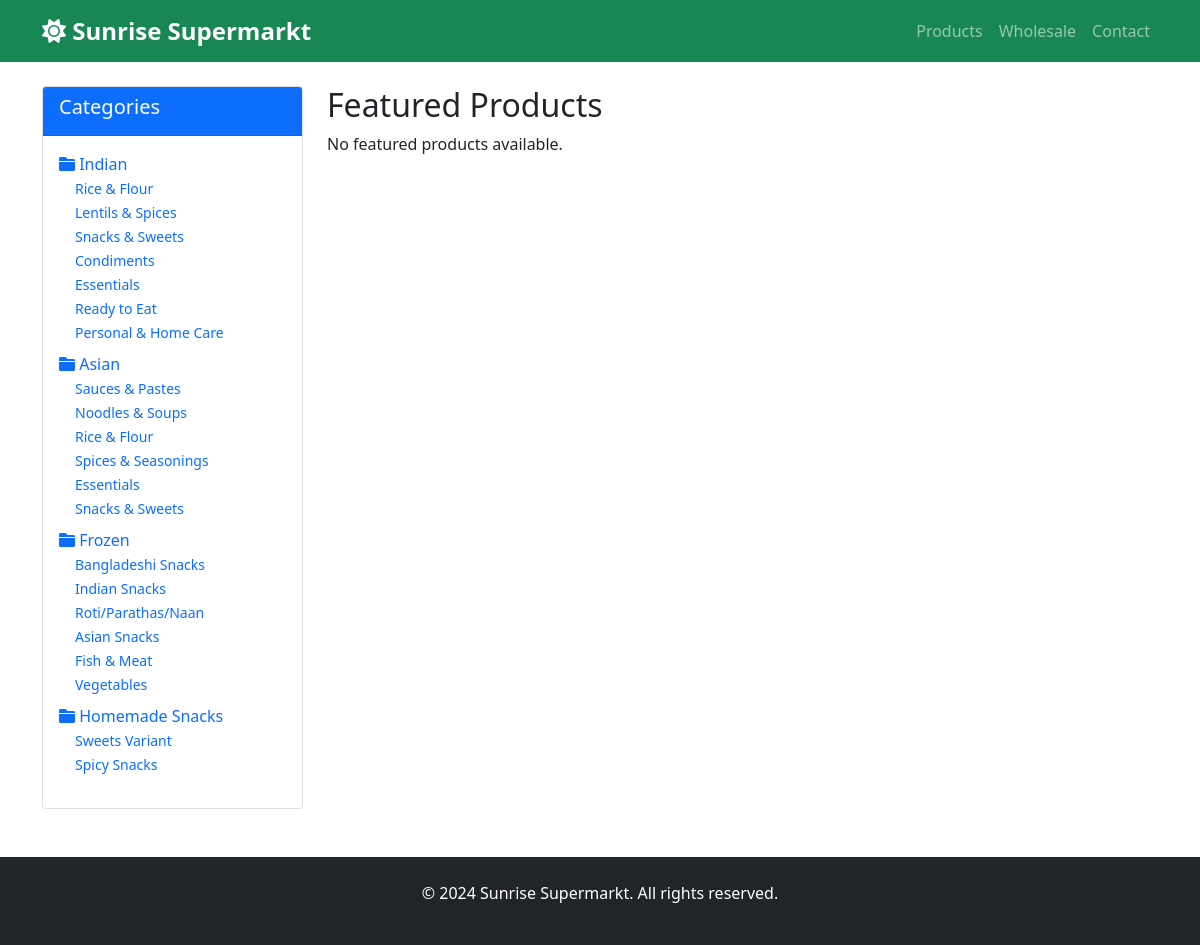
The page / on the database its author committed.
### store/models.py (models this page shows, shortened)
class Category(MPTTModel):
    name = models.CharField(max_length=100)  # Remove unique=True
    slug = models.SlugField(max_length=100, unique=True)  # Keep slug unique
    parent = TreeForeignKey('self', on_delete=models.CASCADE, null=True, blank=True, related_name='children')
    description = models.TextField(blank=True)
    image = models.ImageField(upload_to='categories/', blank=True, null=True)
    is_active = models.BooleanField(default=True)
    class MPTTMeta:
        order_insertion_by = ['name']
    class Meta:
        verbose_name_plural = "Categories"
        unique_together = ['name', 'parent']

### store/views.py (the view)
# urls.py: 2. Add a URL to urlpatterns:  path('', views.home, name='home')
def home(request):
    featured_products = Product.objects.filter(is_featured=True, is_available=True)[:8]
    bestseller_products = Product.objects.filter(is_bestseller=True, is_available=True)[:8]
    categories = Category.objects.filter(level=0, is_active=True)
    context = {
        'featured_products': featured_products,
        'bestseller_products': bestseller_products,
        'categories': categories,
    }
    return render(request, 'store/home.html', context)

### store/context_processors.py (called while the page is built)
def categories(request):
    return {
        'categories': Category.objects.filter(level=0, is_active=True)
    }

def cart(request):
    return {
        'cart': Cart(request)
    }

### templates/store/home.html
{% extends 'base.html' %}
{% block content %}
<div class="row">
    <div class="col-md-3">
        <div class="card">
            <div class="card-header bg-primary text-white">
                <h5>Categories</h5>
            </div>
            <div class="card-body">
                <ul class="list-unstyled">
                    {% for category in categories %}
                        <li class="mb-2">
                            <a href="{% url 'store:category_products' category.slug %}"
                               class="text-decoration-none">
                                <i class="fas fa-folder"></i> {{ category.name }}
                            </a>
                            {% if category.get_children %}
                                <ul class="list-unstyled ms-3">
                                    {% for child in category.get_children %}
                                        <li>
                                            <a href="{% url 'store:category_products' child.slug %}"
                                               class="text-decoration-none small">
                                                {{ child.name }}
                                            </a>
                                        </li>
                                    {% endfor %}
                                </ul>
                            {% endif %}
                        </li>
                    {% endfor %}
                </ul>
            </div>
        </div>
    </div>
    <div class="col-md-9">
        <h2>Featured Products</h2>
        <div class="row">
            {% for product in featured_products %}
                <div class="col-md-3 mb-4">
                    <div class="card h-100">
                        <img src="{{ product.main_image.url }}" class="card-img-top" alt="{{ product.name }}">
                        <div class="card-body">
                            <h6 class="card-title">{{ product.name }}</h6>
                            <p class="card-text text-success">${{ product.price }}</p>
                        </div>
                    </div>
                </div>
            {% empty %}
                <p>No featured products available.</p>
            {% endfor %}
        </div>
    </div>
</div>
{% endblock %}

### templates/base.html (shortened to what this page needs)
<!DOCTYPE html>
<html lang="en">
<head>
    <link href="https://cdn.jsdelivr.net/npm/bootstrap@5.1.3/dist/css/bootstrap.min.css" rel="stylesheet">
    <link href="https://cdnjs.cloudflare.com/ajax/libs/font-awesome/6.0.0/css/all.min.css" rel="stylesheet">
    {% load static %}
    <link href="{% static 'css/style.css' %}" rel="stylesheet">
</head>
<body>
    <nav class="navbar navbar-expand-lg navbar-dark bg-success">
        <div class="container">
            <a class="navbar-brand" href="{% url 'store:home' %}">
                <i class="fas fa-sun"></i> Sunrise Supermarkt
            </a>
            <div class="navbar-nav ms-auto">
                <a class="nav-link" href="{% url 'store:product_list' %}">Products</a>
                <a class="nav-link" href="#">Wholesale</a>
                <a class="nav-link" href="#">Contact</a>
            </div>
        </div>
    </nav>
    <main class="container mt-4">
        {% block content %}
        {% endblock %}
    </main>
    <footer class="bg-dark text-white mt-5 py-4">
        <div class="container text-center">
            <p>&copy; 2024 Sunrise Supermarkt. All rights reserved.</p>
        </div>
    </footer>
</body>
</html>

### static/css/style.css (style rules this page uses)
body { font-family: 'Segoe UI', Tahoma, Geneva, Verdana, sans-serif; }
.navbar-brand { font-weight: bold; font-size: 1.5rem; }
.card { transition: transform 0.2s; }

### rows shown on the page
Category: name "Indian"
Category: name "Rice & Flour"
Category: name "Lentils & Spices"
Category: name "Snacks & Sweets"
Category: name "Condiments"
Category: name "Essentials"
Category: name "Ready to Eat"
Category: name "Personal & Home Care"
Category: name "Asian"
Category: name "Sauces & Pastes"
Category: name "Noodles & Soups"
Category: name "Rice & Flour"
Category: name "Spices & Seasonings"
Category: name "Essentials"
Category: name "Snacks & Sweets"
Category: name "Frozen"
Category: name "Bangladeshi Snacks"
Category: name "Indian Snacks"
Category: name "Roti/Parathas/Naan"
Category: name "Asian Snacks"
Category: name "Fish & Meat"
Category: name "Vegetables"
Category: name "Homemade Snacks"
Category: name "Sweets Variant"
Category: name "Spicy Snacks"
